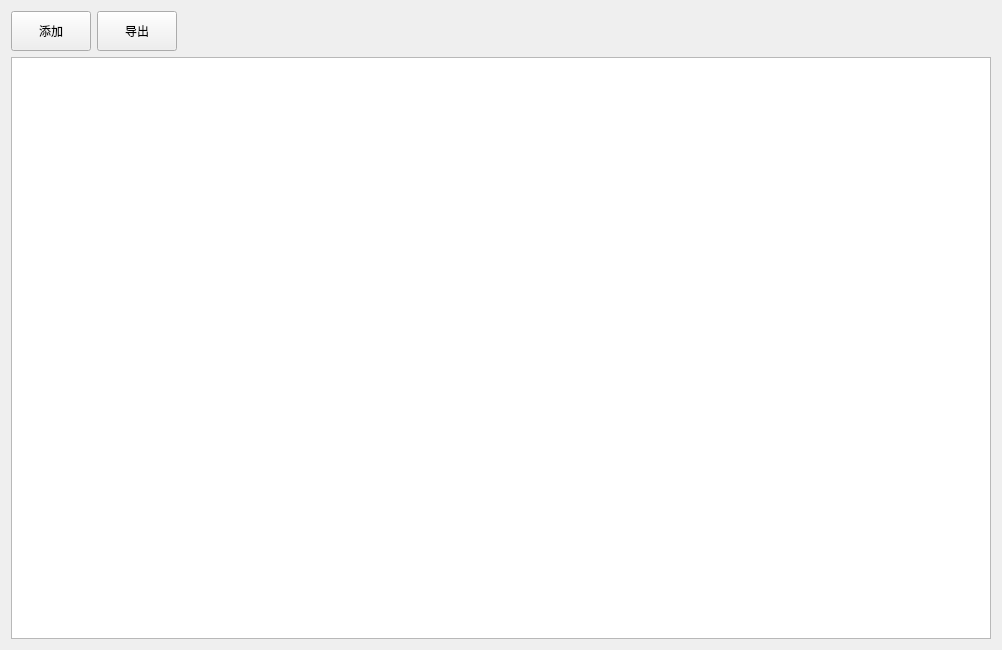
<?xml version="1.0" encoding="UTF-8"?>
<ui version="4.0">
 <class>Frm_PG_DamageScene</class>
 <widget class="QWidget" name="Frm_PG_DamageScene">
  <property name="geometry">
   <rect>
    <x>0</x>
    <y>0</y>
    <width>1000</width>
    <height>650</height>
   </rect>
  </property>
  <property name="windowTitle">
   <string>毁伤场景设置</string>
  </property>
  <layout class="QGridLayout" name="gridLayout">
   <item row="0" column="0">
    <layout class="QVBoxLayout" name="verticalLayout">
     <item>
      <layout class="QHBoxLayout" name="horizontalLayout">
       <item>
        <widget class="QPushButton" name="btn_add">
         <property name="minimumSize">
          <size>
           <width>80</width>
           <height>40</height>
          </size>
         </property>
         <property name="text">
          <string>添加</string>
         </property>
        </widget>
       </item>
       <item>
        <widget class="QPushButton" name="btn_export">
         <property name="minimumSize">
          <size>
           <width>80</width>
           <height>40</height>
          </size>
         </property>
         <property name="text">
          <string>导出</string>
         </property>
        </widget>
       </item>
       <item>
        <spacer name="horizontalSpacer">
         <property name="orientation">
          <enum>Qt::Horizontal</enum>
         </property>
         <property name="sizeHint" stdset="0">
          <size>
           <width>40</width>
           <height>20</height>
          </size>
         </property>
        </spacer>
       </item>
      </layout>
     </item>
     <item>
      <widget class="QTableView" name="tb_damage_scene">
       <property name="minimumSize">
        <size>
         <width>980</width>
         <height>580</height>
        </size>
       </property>
      </widget>
     </item>
    </layout>
   </item>
  </layout>
 </widget>
 <resources/>
 <connections/>
</ui>
